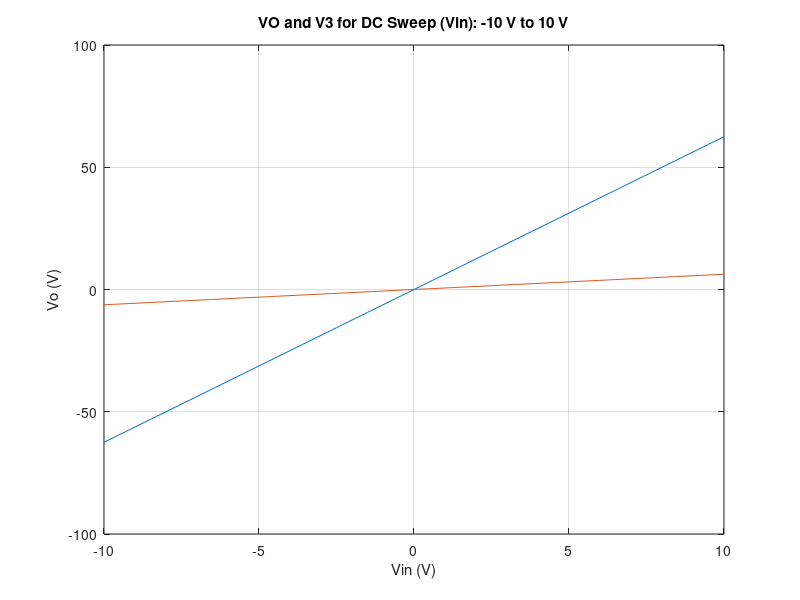
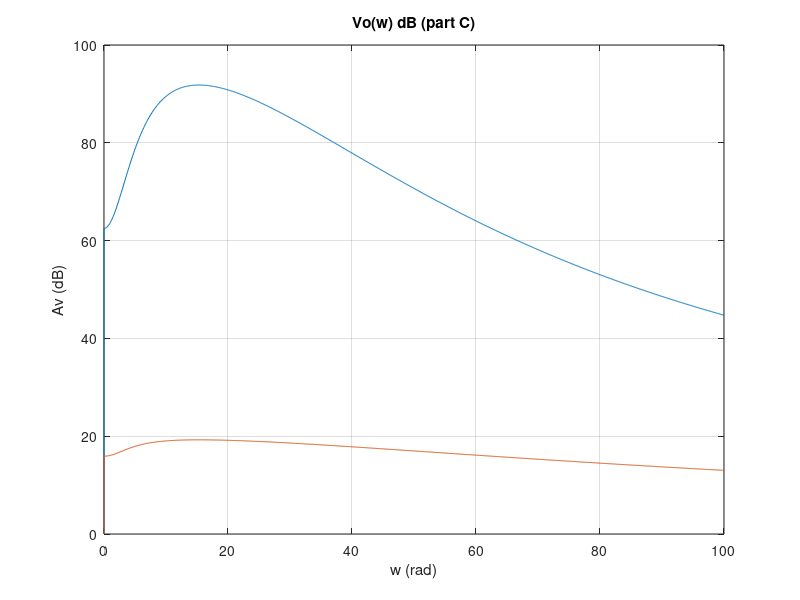
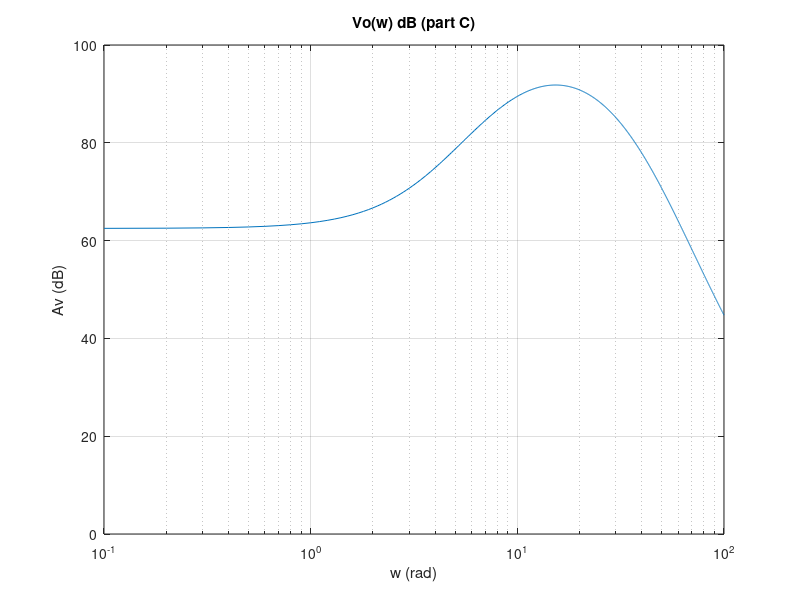
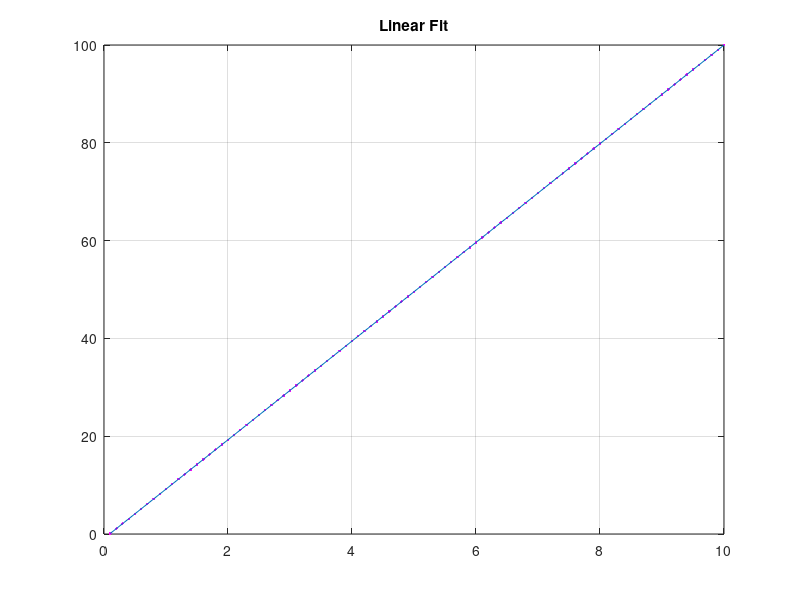

MATLAB code to generate these figures, in order: (Note: this script raises an error after producing the figures.)
clc
clear
clearvars
set(0,'DefaultFigureWindowStyle','docked')
% Name:Jarikre Efe Jeffery
% Student Number: 101008461

%Determining the time step
voltage = linspace(0.1, 10);
current = linspace(0.1, 100);
p = polyfit(voltage, current, 1);    % order 1 linear fit
fit = p(1)*voltage+p(2);
R3 = p(1);

% By taking the slope of the linear ft plot we can get the value of R3 to
% be 10.
figure(22)
plot(voltage, current, 'm.')
hold on
plot(voltage, fit)
title('Linear Fit')
grid on

clc
clear
clearvars
set(0,'DefaultFigureWindowStyle','docked')
% Part 3: Programming

G = zeros(6, 6); 

%Resistances:
R1 = 1;
R2 = 2;
R3 = 10;
R4 = 0.1; 
R0 = 1000; 

%Conductances:
G1 = 1/R1;
G2 = 1/R2;
G3 = 1/R3;
G4 = 1/R4;
G0 = 1/R0;

%Additional Parameters:
a = 100;
Cval = 0.25;
L = 0.2;
vi = zeros(100, 1);
vo = zeros(100, 1);
v3 = zeros(100, 1);

G(1, 1) = 1;                                        
G(2, 1) = G1; G(2, 2) = -(G1 + G2); G(2, 6) = -1;   
G(3 ,3) = -G3; G(3, 6) = 1;                       
G(4, 3) = -a*G3; G(4, 4) = 1;                        
G(5, 5) = -(G4+G0); G(5, 4) = G4;
G(6, 2) = -1; G(6, 3) = 1;                


C = zeros(6, 6);

C(2, 1) = Cval; C(2, 2) = -Cval;
C(6, 6) = L;

F = zeros(6, 1);
v = 0;

for vin = -10:0.1:10
    v = v + 1;
    F(1) = vin;
    Vm = G\F;
    vi(v) = vin;
    vo(v) = Vm(5);
    v3(v) = Vm(3);
end

figure(1)
plot(vi, vo);
hold on;
plot(vi, v3);
title('VO and V3 for DC Sweep (Vin): -10 V to 10 V');
xlabel('Vin (V)')
ylabel('Vo (V)')
grid on


vo2 = zeros(1000, 1); 
W = zeros(1000, 1);

Avlog = zeros(1000, 1);

for freq = linspace(0, 100, 1000)
    v = v+1;
    Vm2 = (G+1j*freq*C)\F;
    W(v) = freq;
    vo2(v) = norm(Vm2(5));
    
    Avlog(v) = 20*log10(norm(Vm2(5))/10);
end 
    
figure(3)
plot(W, vo2)
hold on;
plot(W, Avlog)
grid on
title('Vo(w) dB (part C)')
xlabel('w (rad)')
ylabel('Av (dB)')

figure(4)
semilogx(W,vo2)
title('Vo(w) dB (part C)')
xlabel('w (rad)')
ylabel('Av (dB)')
grid on

w = pi;
CC = zeros(1000,1);
GG = zeros(1000,1);

for i = 1:1000
    crand = Cval + 0.05*randn();
    C(2, 1) = crand; 
    C(2, 2) = -crand;
    C(3, 3) = L;
    Vm3 = (G+(1i*w*C))\F;
    CC(i) = crand;
    GG(i) = 20*log10(abs(Vm3(5))/10);
end

figure(5)
histogram(CC)
grid on
figure(6)
grid on
hist(GG)

clc
clear
clearvars
set(0,'DefaultFigureWindowStyle','docked')
% Transient simulation
R1 = 1;
R2 = 2;
C = 0.25;
L = 0.2;
R3 = 10;
a = 100;
R4 = 0.1;
R0 = 1000;
G = zeros(7,7);
Cm = zeros(7,7);
% Conductance value
G(1,1) = 1; 
G(2,1) = -1/R1;
G(2,2) = 1/R1 + 1/R2;
G(2,6) = 1;
G(3,3) = 1/R3;
G(3,6) = -1;
G(4,3) = 1/R3;
G(4,7) = -1;
G(5,4) = -1/R4;
G(5,5) = 1/R4 + 1/R0;
G(6,2) = 1;
G(6,3) = -1;
G(7,4) = 1;
G(7,7) = -a;
% Capacitance value
Cm(2,1) = -C;
Cm(2,2) = C;
Cm(6,6) = -L;
V1 = zeros(7,1);
V2 = zeros(7,1);
V3 = zeros(7,1);
V_node1(1) = 0;
V_node2(1) = 0;
V_node3(1) = 0;
delta = 0.001;
A = (Cm/delta) + G;
F_index1 = zeros(7,1);
F_index2 = zeros(7,1);
F_index33 = zeros(7,1);
Vo_node1(1) = 0;
Vo_node2(1) = 0;
Vo_node3(1) = 0;

i = 1;
for j = delta:delta:1
    if j >= 0.03
        F_index1(1) = 3;
    end
    F_index2(1) = sin(2*pi*j/0.03);
    F_index33(1) = exp(-0.5*((j - 0.06)/0.03)^2);
    V1 = A\(Cm*V1/delta + F_index1);
    V2 = A\(Cm*V2/delta + F_index2);
    V3 = A\(Cm*V3/delta + F_index33);
    V_node1(i+1) = V1(1);
    V_node2(i+1) = V2(1);
    V_node3(i+1) = V3(1);
    Vo_node1(i+1) = V1(5);
    Vo_node2(i+1) = V2(5);
    Vo_node3(i+1) = V3(5);
    i = i+1;
end

figure(7)
plot(0:delta:1,V_node1,'b')
hold on
plot(0:delta:1,Vo_node1,'m')
title('Voltage vs time')
xlabel('time (s)')
ylabel('Voltage')
legend('input','output')
grid on
figure(8)
plot(0:delta:1,V_node2,'b')
hold on
plot(0:delta:1,Vo_node2,'m')
title('Voltage vs time')
xlabel('time (s)')
ylabel('Voltage')
legend('input','output')
grid on
figure(9)
plot(0:delta:1,V_node3,'b')
hold on
plot(0:delta:1,Vo_node3,'m')
title('Voltage vs time')
xlabel('time (s)')
ylabel('Voltage')
legend('input','output')
grid on

% Convert to frequency domain by taking the fourier transform
step_in = fft(V_node1); %fft -> Fast fourier transform
P_mag2_in = abs(step_in/1000);
P_1_in = P_mag2_in(1:1000/2+1);
P_1_in(2:end-1) = 2*P_1_in(2:end-1);
sample_f = (1/delta)*(0:(1000/2))/1000;
% Plot figure 
figure(10)
plot(sample_f,P_1_in,'b')
step_out = fft(Vo_node1);
P2_out = abs(step_out/1000);
P1_out = P2_out(1:1000/2+1);
P1_out(2:end-1) = 2*P1_out(2:end-1);
sample_f = (1/delta)*(0:(1000/2))/1000;
hold on
plot(sample_f,P1_out,'m')
title('Frequency Content Step Input')
xlabel('Frequency (Hz)')
ylabel('Amplitude')
ylim([0 3])
legend('input','output')
grid on
% The fourier transform of the step input signal givess us a sinc function.
% This makes sense as we know that by taking the fourier transform of a step signal we should get a sinc function.
% The High Frequency components are attenuated due to the fact that the filter
% is a low pass filter 

step_in = fft(V_node2); %Take fourier transform
P_mag2_in = abs(step_in/1000);
P_1_in = P_mag2_in(1:1000/2+1);
P_1_in(2:end-1) = 2*P_1_in(2:end-1); % Calculate singel ended spectrum
figure(11)
plot(sample_f,P_1_in,'b')
grid on
step_out = fft(Vo_node2);
P2_out = abs(step_out/1000);
P1_out = P2_out(1:1000/2+1);
P1_out(2:end-1) = 2*P1_out(2:end-1);
hold on
plot(sample_f,P1_out,'m')
title('Frequency Content Sinusoidal Input')
xlabel('Frequency (Hz)')
ylabel('Amplitude')
ylim([0 3])
legend('input','output')
step_in = fft(V_node3); %Take fourier transform
P_mag2_in = abs(step_in/1000);
P_1_in = P_mag2_in(1:1000/2+1);
P_1_in(2:end-1) = 2*P_1_in(2:end-1); % Calculate singel ended spectrum
figure(12)
plot(sample_f,P_1_in,'b')
grid on
step_out = fft(Vo_node3);
P2_out = abs(step_out/1000);
P1_out = P2_out(1:1000/2+1);
P1_out(2:end-1) = 2*P1_out(2:end-1);
hold on
plot(sample_f,P1_out,'m')
title('Frequency Content Gaussian Input')
xlabel('Frequency (Hz)')
ylabel('Amplitude')
ylim([0 3])
legend('input','output')

clc
clearvars
set(0,'DefaultFigureWindowStyle','docked')

R1 = 1;
R2 = 2;
R3 = 10;
R4 = 0.1;
Ro = 1000;
C = 0.25;
L = 0.2;
a = 100;
cn1 = 0.00001;
cn2 = 0.0001;
cn3 = 0.01;

C1(1,:)=[C -C 0 0 0 0 0 0]; 
C1(2,:)=[-C C 0 0 0 0 0 0];
C1(3,:)=[0 0 cn1 0 0 0 0 0]; 
C1(4,:)=[0 0 0 0 0 0 0 0]; 
C1(5,:)=[0 0 0 0 0 0 0 0];
C1(6,:)=[0 0 0 0 0 -L 0 0]; 
C1(7,:)=[0 0 0 0 0 0 0 0]; 
C1(8,:)=[0 0 0 0 0 0 0 0]; 

C1

C2(1,:)=[C -C 0 0 0 0 0 0]; 
C2(2,:)=[-C C 0 0 0 0 0 0];
C2(3,:)=[0 0 cn2 0 0 0 0 0]; 
C2(4,:)=[0 0 0 0 0 0 0 0]; 
C2(5,:)=[0 0 0 0 0 0 0 0];
C2(6,:)=[0 0 0 0 0 -L 0 0]; 
C2(7,:)=[0 0 0 0 0 0 0 0]; 
C2(8,:)=[0 0 0 0 0 0 0 0]; 

C2

C3(1,:)=[C -C 0 0 0 0 0 0]; 
C3(2,:)=[-C C 0 0 0 0 0 0];
C3(3,:)=[0 0 cn3 0 0 0 0 0]; 
C3(4,:)=[0 0 0 0 0 0 0 0]; 
C3(5,:)=[0 0 0 0 0 0 0 0];
C3(6,:)=[0 0 0 0 0 -L 0 0]; 
C3(7,:)=[0 0 0 0 0 0 0 0]; 
C3(8,:)=[0 0 0 0 0 0 0 0]; 

C3

G(1,:)=[1 -1 0 0 0 0 0 1]; 
G(2,:)=[-1 1.5 0 0 0 1 0 0];
G(3,:)=[0 0 0.1 0 0 -1 0 0]; 
G(4,:)=[0 0 0 10 -10 0 1 0]; 
G(5,:)=[0 0 0 -10 10.0010 0 0 0];
G(6,:)=[0 1 -1 0 0 -L 0 0]; 
G(7,:)=[0 0 -10 1 0 0 0 0]; 
G(8,:)=[1 0 0 0 0 0 0 0];

G

F = [
    0   ;
    0   ;
    0   ;
    0   ;
    0   ;
    0   ;
    0   ;
    0   ;
    ];

% Given these values from lab manual
delta = 0.001;
standard_deviation = 0.03;
d = 0.06;
m = 1;
c_s = zeros(1,1000);
f_l = zeros(8,1,1000);

for i=1:1:1000
    f_l(8,1,i) = exp(-((i*delta - d)/standard_deviation)^2);
    f_l(3,1,i) = -0.001*randn;
    c_s(i) = f_l(3,1,i);
end

VL_1 = zeros(8,1,1000);
VL_2 = zeros(8,1,1000);
VL_3 = zeros(8,1,1000);

for i = 2:1:1000
    index1 = C1/delta + G;
    index2 = C2/delta + G;
    index3 = C3/delta + G;
    
    VL_1(:,:,i) = index1\(C1*VL_1(:,:,i-1)/delta +f_l(:,:,i));
    VL_2(:,:,i) = index2\(C1*VL_2(:,:,i-1)/delta +f_l(:,:,i));
    VL_3(:,:,i) = index3\(C1*VL_3(:,:,i-1)/delta +f_l(:,:,i));
end


VoL_1(1,:) = VL_1(5,1,:);
ViL_1(1,:) = VL_1(1,1,:);

VoL_2(1,:) = VL_2(5,1,:);
ViL_2(1,:) = VL_2(1,1,:);

VoL_3(1,:) = VL_3(5,1,:);
ViL_3(1,:) = VL_3(1,1,:);


figure(13)
plot((1:1000).*delta, VoL_1(1,:),'b')
hold on
plot((1:1000).*delta, ViL_1(1,:),'m')
title('Gaussian Pulse Function with added noise sources and cn1 = 0.00001')
xlabel('Time (s)')
ylabel('Voltage (v)')
grid on
legend('Output Voltage','Input Voltage')
hold off

figure(14)
histogram(c_s)
title('Noise Source Histogram')
grid on
xlabel('Current in amperes')

figure(15)
FF = abs(fftshift(fft(VoL_1(1,:))));
plot(((1:length(FF))/1000)-0.5,FF,'b')
xlabel('Frequency in hertz')
ylabel('Magnitude in decibels')
grid on
xlim([-0.04 0.04])
title('Gaussian Pulse Function with added noise sources and cn1 = 0.00001(Fourier Transform)')

% CN 2 -----------------------------------------

figure(16)
plot((1:1000).*delta, VoL_2(1,:),'b')
hold on
plot((1:1000).*delta, ViL_2(1,:),'m')
title('Gaussian Pulse Function with added noise sources and cn2 = 0.0001')
xlabel('Time in seconds')
ylabel('Voltage in volts')
grid on
legend('Output Voltage','Input Voltage')
hold off

figure(17)
FF = abs(fftshift(fft(VoL_2(1,:))));
plot(((1:length(FF))/1000)-0.5,FF,'m')
xlabel('Frequency in hertz')
ylabel('Magnitude in decibels')
grid on
xlim([-0.04 0.04])
title('Gaussian Pulse Function with added noise sources and cn2 = 0.0001(Fourier Transform)')

figure(18)
plot((1:1000).*delta, VoL_3(1,:),'b')
hold on
plot((1:1000).*delta, ViL_3(1,:),'m')
title('Gaussian Pulse Function with Added Noise Source and cn3 = 0.01 ')
xlabel('Time in seconds')
ylabel('Voltage in volts')
grid on
legend('Output Voltage','Input Voltage')
hold off

figure(19)
FF = abs(fftshift(fft(VoL_3(1,:))));
plot(((1:length(FF))/1000)-0.5,FF,'m')
xlabel('Frequency in hertz')
ylabel('Magnitude in decibels')
grid on
xlim([-0.04 0.04])
title('Gaussian Pulse Function added Noise and cn3 = 0.01 (Fourier Transform)')
% Varying timestep
%Varying timestep:
clc
clear
clearvars
set(0,'DefaultFigureWindowStyle','docked')
R1 = 1;
R2 = 2;
C = 0.25;
L = 0.2;
R3 = 10;
a = 100;
R4 = 0.1;
R0 = 1000;

G = zeros(7,7);
C_mat = zeros(7,7);
G(1,1) = 1;
G(2,1) = -1/R1;
G(2,2) = 1/R1 + 1/R2;
G(2,6) = 1;
G(3,3) = 1/R3;
G(3,6) = -1;
G(4,3) = 1/R3;
G(4,7) = -1;
G(5,4) = -1/R4;
G(5,5) = 1/R4 + 1/R0;
G(6,2) = 1;
G(6,3) = -1;
G(7,4) = 1;
G(7,7) = -a;
C_mat(2,1) = -C;
C_mat(2,2) = C;
C_mat(6,6) = -L;

G
C_mat

F = zeros(7,1);
V = zeros(7,1);

%Circuit with noise
In = 0.001; % as provided in assignment manual
Cn = 0.00001; % as provided in assignment manual
C_mat(3,3) = Cn;
G
C_mat

delta = 0.001;
A_transpse = C_mat/delta + G;

F = zeros(7,1);
V = zeros(7,1);
Vo_index(1) = 0;
Vi_index(1) = 0;

ii = 1;
for t = delta:delta:1
    F(1) = exp(-0.5*((t - 0.06)/0.03)^2);
    F(3) = In*normrnd(0,1);
     V = A_transpse\(C_mat*V/delta + F);
     Vi_index(ii + 1) = F(1);
     Vo_index(ii + 1) = V(5);
     ii = ii + 1;
end

X_input = fft(Vi_index);
P2_input = abs(X_input/1000);
P1_input = P2_input(1:1000/2+1);
P1_input(2:end-1) = 2*P1_input(2:end-1);
f = (1/delta)*(0:(1000/2))/1000;

X_output = fft(Vo_index);
P2_output = abs(X_output/1000);
P1_output = P2_output(1:1000/2+1);
P1_output(2:end-1) = 2*P1_output(2:end-1);
f = (1/delta)*(0:(1000/2))/1000;

C_sml = C_mat;
C_med = C_mat;
C_big = C_mat;
C_sml(3,3) = 0;
C_med(3,3) = 0.001;
C_big(3,3) = 0.1;
V_sml = zeros(7,1);
V_med = zeros(7,1);
V_big = zeros(7,1);
Vo_sml(1) = 0;
Voutput_med(1) = 0;
Vout_big(1) = 0;
Vi_index(1) = 0;
ii = 1;
for t = delta:delta:1
     F(1) = exp(-0.5*((t - 0.06)/0.03)^2);
     F(3) = In*normrnd(0,1);
     V_sml = (C_sml/delta + G)\(C_sml*V_sml/delta + F);
     V_med = (C_med/delta + G)\(C_med*V_med/delta + F);
     V_big = (C_big/delta + G)\(C_big*V_big/delta + F);
     Vo_sml(ii + 1) = V_sml(5);
     Voutput_med(ii + 1) = V_med(5);
     Vout_big(ii + 1) = V_big(5);
     Vi_index(ii + 1) = F(1);
     ii = ii + 1;
end

delta1 = 0.01;
Vinput_SmlStep(1) = 0;
Voutput_SmlStep(1) = 0;
V = zeros(7,1);
ii = 1;
for t = delta1:delta1:1
     F(1) = exp(-0.5*((t - 0.06)/0.03)^2);
     F(3) = In*normrnd(0,1);
     V = (C_mat/delta1 + G)\(C_mat*V/delta1 + F);
     Voutput_SmlStep(ii + 1) = V(5);
     Vinput_SmlStep(ii + 1) = F(1);
     ii = ii + 1;
end

delta2 = 0.1;
Vinput_bigStep(1) = 0;
Voutput_bigStep(1) = 0;
V = zeros(7,1);
ii = 1;
for t = delta2:delta2:1
     F(1) = exp(-0.5*((t - 0.06)/0.03)^2);
     F(3) = In*normrnd(0,1);
     V = (C_mat/delta2 + G)\(C_mat*V/delta2 + F);
     Voutput_bigStep(ii + 1) = V(5);
     Vinput_bigStep(ii + 1) = F(1);
     ii = ii + 1;
end

figure(20)
plot(0:delta1:1,Vinput_SmlStep,'b')
hold on
plot(0:delta1:1,Voutput_SmlStep,'m')
title('Voltage vs time with timestep = 0.003')
xlabel('time (s)')
ylabel('Voltage')
legend('input','output')
grid on

figure(21)
plot(0:delta2:1,Vinput_bigStep,'m')
hold on
plot(0:delta2:1,Voutput_bigStep,'b')
title('Voltage vs time with time step = 0.01')
xlabel('time (s)')
ylabel('Voltage')
legend('input','output')
grid on